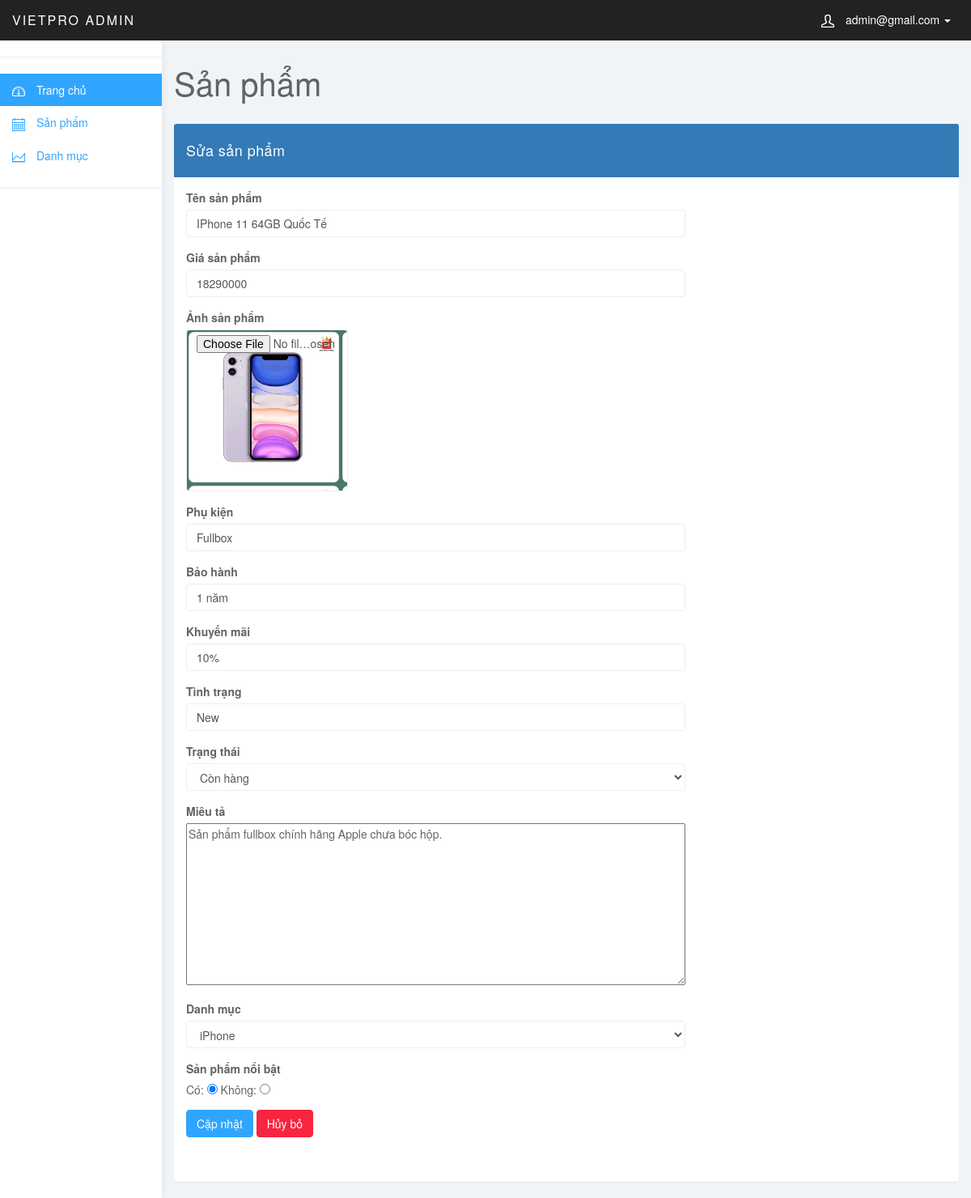
/admin/home.php?page_layout=editproduct&id=15 (signed in), run on the app's committed database.
### tables this page shows
CREATE TABLE `products` (
  `id_product` int(10) UNSIGNED NOT NULL,
  `id_categories` int(10) UNSIGNED NOT NULL,
  `name_product` varchar(255) DEFAULT NULL,
  `pic_product` varchar(255) DEFAULT NULL,
  `price_product` varchar(255) DEFAULT NULL,
  `warranty` varchar(255) DEFAULT NULL,
  `accessories` varchar(255) DEFAULT NULL,
  `status` varchar(255) DEFAULT NULL,
  `promotion` varchar(255) DEFAULT NULL,
  `instock` tinyint(1) DEFAULT NULL,
  `fancy` tinyint(1) DEFAULT NULL,
  `details` longtext
);

CREATE TABLE `categories` (
  `id_categories` int(10) UNSIGNED NOT NULL,
  `name_categories` varchar(255) NOT NULL
);

### admin/editproduct.php (the view, shortened to what this page needs)
<?php
include_once 'connect.php';
$sql_cate = "SELECT * FROM categories";
$result_cate = $conn->query($sql_cate);
$id_product = $_GET['id'];
if (isset($id_product)) {
	$sql = "SELECT * FROM products WHERE id_product = '$id_product'";
	$result = $conn->query($sql);
	$rows = $result->fetch_assoc();
}
?>
<div class="col-sm-9 col-sm-offset-3 col-lg-10 col-lg-offset-2 main">
	<div class="row">
		<div class="col-lg-12">
			<h1 class="page-header">Sản phẩm</h1>
		</div>
	</div>
	<div class="row">
		<div class="col-xs-12 col-md-12 col-lg-12">
			<div class="panel panel-primary">
				<div class="panel-heading">Sửa sản phẩm</div>
				<div class="panel-body">
					<form method="post" enctype="multipart/form-data">
						<div class="row" style="margin-bottom:40px">
							<div class="col-xs-8">
								<div class="form-group" >
									<label>Tên sản phẩm</label>
									<input required type="text" name="name" class="form-control" value="<?php if(isset($_POST['name'])) {echo $_POST['name'];} else { echo $rows['name_product'];} ?>">
								</div>
								<div class="form-group" >
									<label>Giá sản phẩm</label>
									<input required type="number" name="price" class="form-control" value="<?php if(isset($_POST['price'])) {echo $_POST['price'];} else { echo $rows['price_product'];} ?>">
								</div>
								<div class="form-group" >
									<label>Ảnh sản phẩm</label>
									<input id="img" type="file" name="img" class="form-control" onchange="changeImg(this)" style="width: 200px; height: 200px; background-image: url(./img/<?php echo $rows['pic_product']; ?>); background-size: 96%;">
								</div>
								<div class="form-group" >
									<label>Phụ kiện</label>
									<input required type="text" name="accessories" class="form-control" value="<?php if(isset($_POST['accessories'])) {echo $_POST['accessories'];} else { echo $rows['accessories'];} ?>">
								</div>
								<div class="form-group" >
									<label>Bảo hành</label>
									<input required type="text" name="warranty" class="form-control" value="<?php if(isset($_POST['warranty'])) {echo $_POST['warranty'];} else { echo $rows['warranty'];} ?>">
								</div>
								<div class="form-group" >
									<label>Khuyến mãi</label>
									<input required type="text" name="promotion" class="form-control" value="<?php if(isset($_POST['promotion'])) {echo $_POST['promotion'];} else { echo $rows['promotion'];}?>">
								</div>
								<div class="form-group" >
									<label>Tình trạng</label>
									<input required type="text" name="status" class="form-control" value="<?php if(isset($_POST['status'])) {echo $_POST['status'];} else {  echo $rows['status'];}?>">
								</div>
								<div class="form-group" >
									<label>Trạng thái</label>
									<select required name="instock" class="form-control">
										<option value="1" <?php if($rows['instock'] == 1) echo "selected='selected'"; ?>>Còn hàng</option>
									</select>
								</div>
								<div class="form-group" >
									<label>Miêu tả</label>
									<textarea required name="description" style="width: 100%; height: 200px;"><?php if(isset($_POST['description'])) {echo $_POST['description'];} else { echo $rows['details'];} ?></textarea>
								</div>
								<div class="form-group" >
									<label>Danh mục</label>
									<select required name="cate" class="form-control">
										<?php while ($rows_cate = $result_cate->fetch_assoc()) {
											?>
											<option <?php if($rows['id_categories'] == $rows_cate['id_categories']) echo 'selected="selected"';?> value="<?php echo $rows_cate['id_categories']; ?>"><?php echo $rows_cate['name_categories']; ?></option>
										<?php } ?>
									</select>
								</div>
								<div class="form-group" >
									<label>Sản phẩm nổi bật</label><br>
									Có: <input type="radio" name="featured" <?php if($rows['fancy'] == 1) echo "checked"; ?> value="1">
									Không: <input type="radio" <?php if($rows['fancy'] == 0) echo "checked"; ?> name="featured" value="0">
								</div>
								<input type="submit" name="update" value="Cập nhật" class="btn btn-primary">
								<a href="home.php?page_layout=product" class="btn btn-danger">Hủy bỏ</a>
							</div>
						</div>
					</form>
				</div>
			</div>
		</div>
	</div>
</div>

### admin/css/styles.css (style rules this page uses)
body { background: #f1f4f7; padding-top: 50px; color: #5f6468; }
a, a:hover, a:focus { color: #30a5ff; }
h1, h2, h3, h4, h5, h6 { color: #5f6468; }
h1 { font-weight: 300; font-size: 40px; }
.form-control { border: 1px solid #eee; box-shadow: none; }
.btn-primary, .btn-primary:hover, .btn-primary:focus, .btn-primary:active, .btn-primary.active, .open > .dropdown-toggle.btn-primary, .btn-primary.disabled, .btn-primary[disabled], fieldset[disabled] .btn-primary, .btn-primary.disabled:hover, .btn-primary[disabled]:hover, fieldset[disabled] .btn-primary:hover, .btn-primary.disabled:focus, .btn-primary[disabled]:focus, fieldset[disabled] .btn-primary:focus, .btn-primary.disabled:active, .btn-primary[disabled]:active, fieldset[disabled] .btn-primary:active, .btn-primary.disabled.active, .btn-primary[disabled].active, fieldset[disabled] .btn-primary.active { background-color: #30a5ff; border-color: #30a5ff; }
.btn-danger, .btn-danger:hover, .btn-danger:focus, .btn-danger:active, .btn-danger.active, .open > .dropdown-toggle.btn-danger, .btn-danger.disabled, .btn-danger[disabled], fieldset[disabled] .btn-danger, .btn-danger.disabled:hover, .btn-danger[disabled]:hover, fieldset[disabled] .btn-danger:hover, .btn-danger.disabled:focus, .btn-danger[disabled]:focus, fieldset[disabled] .btn-danger:focus, .btn-danger.disabled:active, .btn-danger[disabled]:active, fieldset[disabled] .btn-danger:active, .btn-danger.disabled.active, .btn-danger[disabled].active, fieldset[disabled] .btn-danger.active { background-color: #f9243f; border-color: #f9243f; }
.panel { border: 0; }
.panel-heading { font-size: 18px; font-weight: 300; letter-spacing: 0.025em; height: 66px; line-height: 45px; }
h1.page-header { margin-top: 30px; border-bottom: 0; }

### data on the page
products: name "IPhone 11 64GB Quốc Tế", price "18290000", accessories "Fullbox", warranty "1 năm", promotion "10%", status "New", instock "Còn hàng", description "Sản phẩm fullbox chính hãng Apple chưa bóc hộp.", cate "iPhone", fancy "☑"

### other printed values
$_SESSION['email'] "admin@gmail.com"
